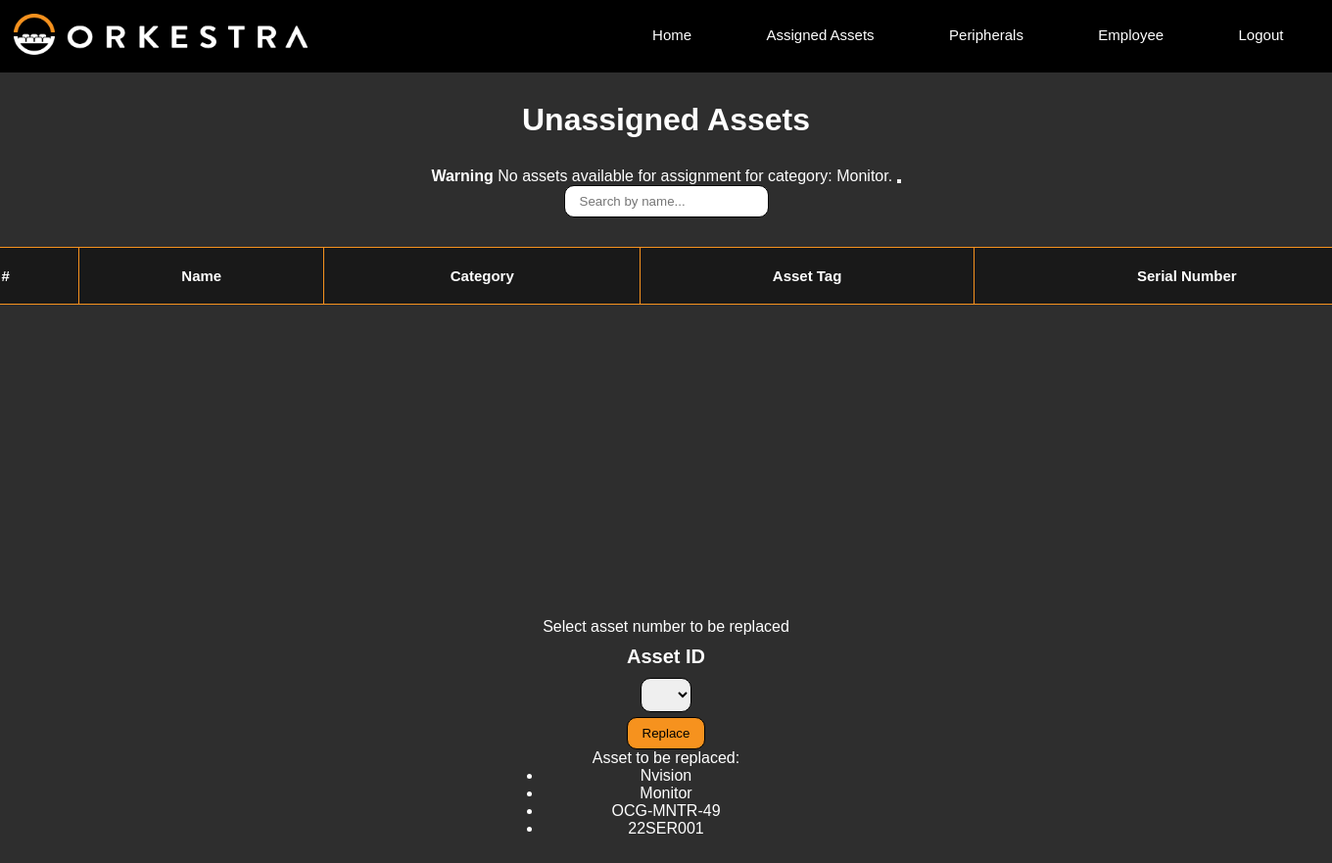
The page /replace_asset/Empty/1 (signed in) on the database as committed earlier.
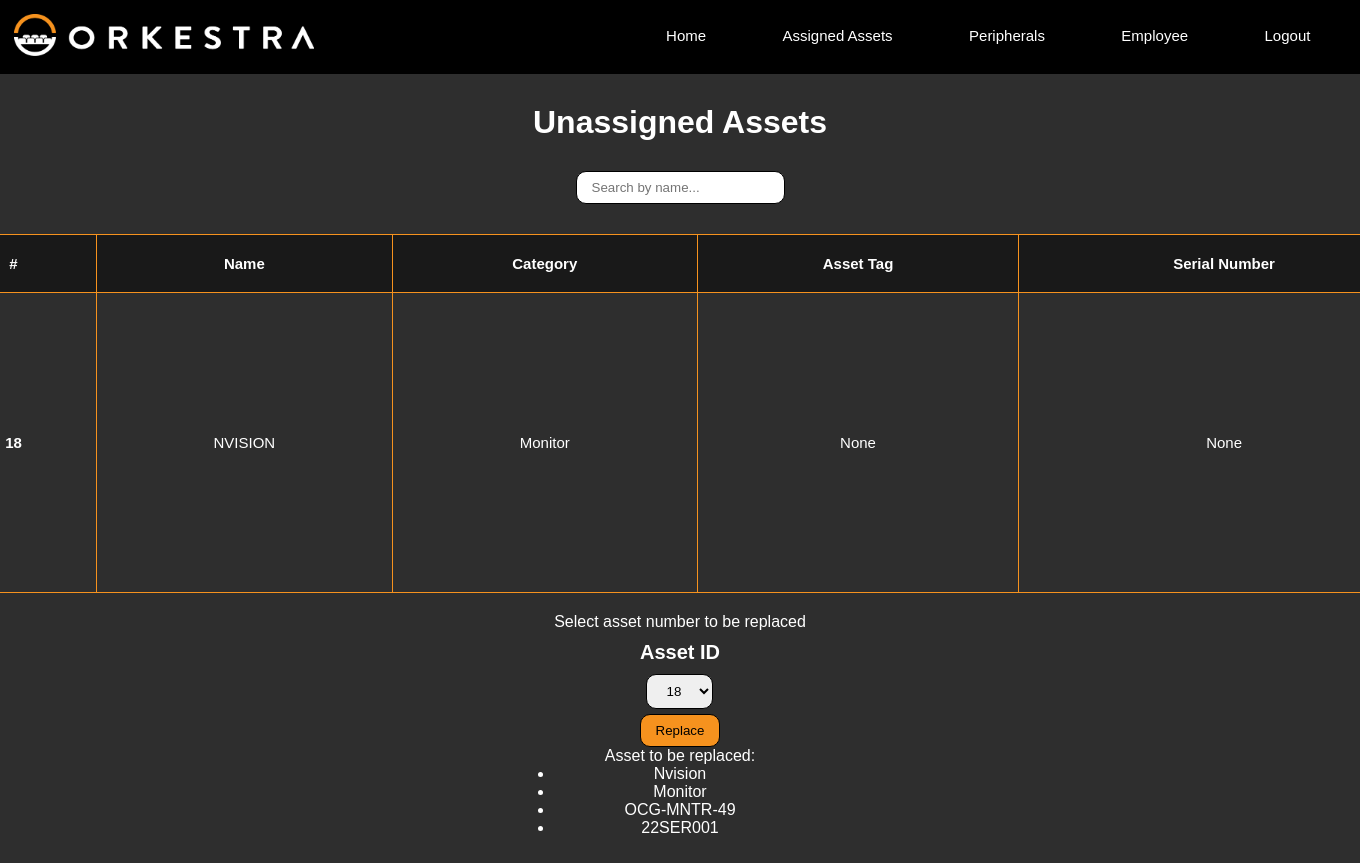
The same page on the database as committed later.
### models.py (models this page shows)
class Stock(db.Model):
    __tablename__ = 'stock'
    id = db.Column(db.Integer, primary_key=True, autoincrement=True)
    name = db.Column(db.Text, unique=False, nullable=False)
    category = db.Column(db.String(30), unique=False, nullable=False)
    asset_tag = db.Column(db.String(30), unique=False, nullable=False)
    serial_number = db.Column(db.String(30), unique=False, nullable=False)

### main.py (the view)
@app.route("/replace_asset/<fn>/<asset_id>", methods=['GET', 'POST'])
def replace_asset(fn, asset_id):
    msg = ""
    form = assignAsset()
    stock_det = Stock.query.filter_by(id=asset_id).first()
    all_stocks_query = f"""
    SELECT * FROM stock
    WHERE id NOT IN (
    SELECT stock_id FROM asset
    ) AND category = '{stock_det.category}';
    """
    stocks_not_in_asset = db.session.execute(text(all_stocks_query)).fetchall()
    if not stocks_not_in_asset:
        msg = "No unassigned assets found."
    else:
        form.id.choices = [(str(row[0]), str(row[0])) for row in stocks_not_in_asset]
    return render_template("replace_asset.html", form=form, msg=msg, stocks=stocks_not_in_asset, stock_det=stock_det, fn=fn)

### form.py
class assignAsset(FlaskForm):
    id = SelectField(label='Asset ID', validators=[DataRequired(), InputRequired()])
    agent_name = SelectField(label='Assign To:', validators=[DataRequired()])

### main.py (called while the page is built)
@login_manager.user_loader
def load_user(user_id):
    return db.session.get(User,(user_id))

### templates/replace_asset.html (shortened to what this page needs)
<!DOCTYPE html>
<html lang="en">
<head>
  <link href="{{ url_for('static', filename='css/styles.css') }}" rel="stylesheet" />
</head>
<body>
  <header>
    <nav>
     <a href="{{ url_for('home') }}"><img src="static\css\assets\orkestra-main-logo.png" alt=""></a>
     <div class="nav-links">
        <ul>
          <li><a href="{{ url_for('home') }}">Home</a></li>
          <li><a href="{{ url_for('view') }}">Assigned Assets</a></li>
          <li><a href="{{ url_for('asset_view') }}">Peripherals</a></li>
          <li><a href="{{ url_for('view_emp') }}">Employee</a></li>
          <li><a href="{{ url_for('logout') }}">Logout</a></li>
        </ul>
    </div>
    </nav>
</header>
    <div class="replaceAsset">
        <h1>Unassigned Assets</h1>
        {% if msg %}
        <div class="alert alert-warning alert-dismissible fade show" role="alert">
          <strong>Warning</strong> No assets available for assignment for category: {{ stock_det.category }}.
          <button type="button" class="btn-close" data-bs-dismiss="alert" aria-label="Close"></button>
        </div>
          {% endif %}
        <div class="replaceSearch">
          <input type="text" class="form-control" id="myInput" onkeyup="myFunction()" placeholder="Search by name...">
        </div>
        <div class="replaceTable">
          <table id="myTable">
            <thead>
              <tr>
                <th scope="col">#</th>
                <th scope="col">Name</th>
                <th scope="col">Category</th>
                <th scope="col">Asset Tag</th>
                <th scope="col">Serial Number</th>
              </tr>
            </thead>
            <tbody style="overflow-y: auto; height: 300px;">
              {% for stock in stocks %}
              <tr>
                <th scope="row">{{ stock.id }}</th>
                <td>{{ stock.name }}</td>
                <td>{{ stock.category }}</td>
                <td>{{ stock.asset_tag }}</td>
                <td>{{ stock.serial_number }}</td>
              </tr>
              {% endfor %}
            </tbody>
          </table>
        </div>
    <div class="replaceAgent">
        <p>Select asset number to be replaced</p>
        <form action="{{ url_for('replace_controller') }}" method="POST">
            {{ form.id.label }}
            {{ form.id() }}
            <input type="submit" value="Replace" id="submitButton" onclick="return confirmReplace()">
        </form>
        <p>Asset to be replaced:</p>
        <ul>
            <li>{{ stock_det.name }}</li>
            <li>{{ stock_det.category }}</li>
            <li>{{ stock_det.asset_tag }}</li>
            <li>{{ stock_det.serial_number }}</li>
        </ul>
      </div>
</body>
</html>

Rows that differ between the two databases and show on the page:
added Stock: id "18", name "NVISION", category "Monitor", asset_tag "None", serial_number "None"
shown differently, row unchanged: Stock "Nvision": category "Monitor" → (not shown)
Other text that changed with them:
form field id: (not shown) → "18"
text no longer shown: "Warning No assets available for assignment for category: ."
